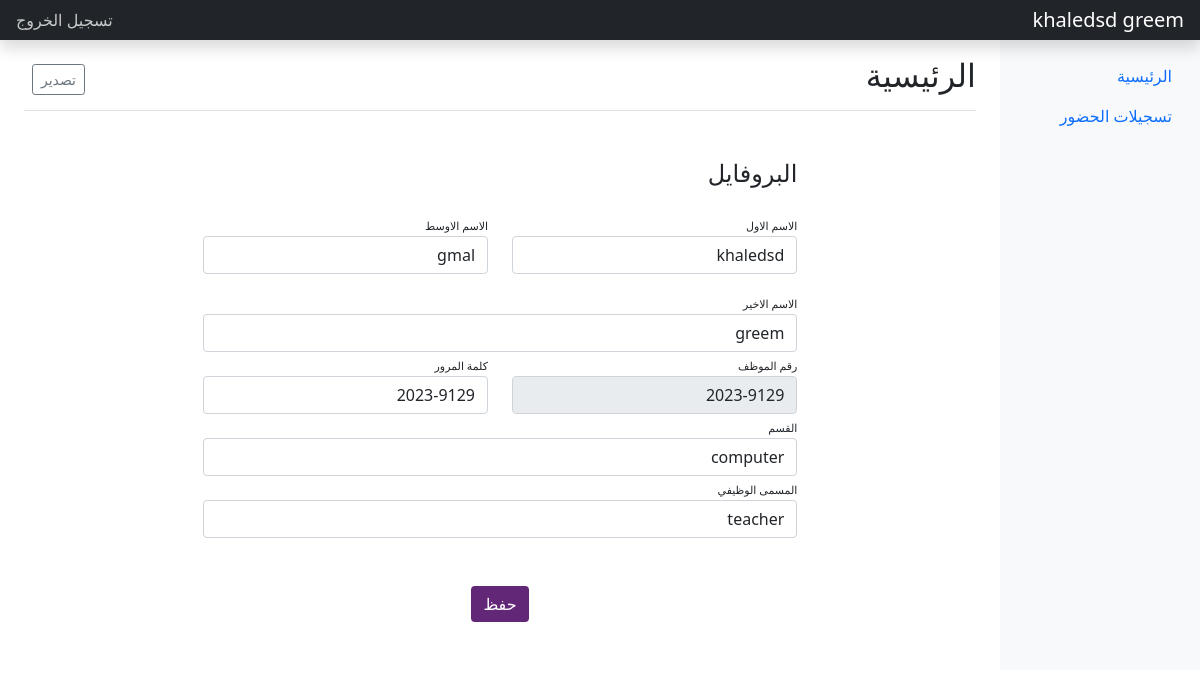
The app's page /emp.php (signed in) with its own data.
### tables this page shows
CREATE TABLE `employee` (
  `id` int(11) NOT NULL,
  `employee_no` varchar(100) NOT NULL,
  `password` varchar(100) NOT NULL,
  `firstname` varchar(100) NOT NULL,
  `middlename` varchar(100) NOT NULL,
  `lastname` varchar(100) NOT NULL,
  `avatar` varchar(100) NOT NULL,
  `department` varchar(100) NOT NULL,
  `position` varchar(100) NOT NULL
);

### emp.php (the view, shortened to what this page needs)
<?php
require_once 'admin/db_connect.php';
$user_qry = $conn->query("SELECT * FROM employee WHERE `id` = '" . $_SESSION['loginemp_id'] . "' ") or die(mysqli_error());
$user = $user_qry->fetch_array();
$user_name = $user['firstname'] . " " . $user['lastname'];
?>
<!doctype html>
<html lang="ar" dir="rtl">
<head>
    <link href="assets/css/bootstrap.rtl.min.css" rel="stylesheet">
    <link href="assets/js/dashboard.js" rel="stylesheet">
</head>
<body>
    <header class="navbar navbar-dark sticky-top bg-dark flex-md-nowrap p-0 shadow">
        <a class="navbar-brand col-md-3 col-lg-2 me-0 px-3" href="#"><?= $user_name ?></a>
        <div class="navbar-nav">
            <div class="nav-item text-nowrap">
                <a class="nav-link px-3" href="logout.php">تسجيل الخروج</a>
            </div>
        </div>
    </header>
    <div class="container-fluid">
        <div class="row">
            <nav id="sidebarMenu" class="col-md-3 col-lg-2 d-md-block bg-light sidebar collapse">
                <div class="position-sticky pt-3">
                    <ul class="nav flex-column">
                        <li class="nav-item">
                            <a class="nav-link active" aria-current="page" href="emp.php">
                                الرئيسية
                            </a>
                        </li>
                        <li class="nav-item">
                            <a class="nav-link" href="emp_att.php">
                                تسجيلات الحضور
                            </a>
                        </li>
                </div>
            </nav>
            <main class="col-md-9 ms-sm-auto col-lg-10 px-md-4">
                <div class="d-flex justify-content-between flex-wrap flex-md-nowrap align-items-center pt-3 pb-2 mb-3 border-bottom">
                    <h1 class="h2">الرئيسية</h1>
                    <div class="btn-toolbar mb-2 mb-md-0">
                        <div class="btn-group me-2">
                            <button type="button" class="btn btn-sm btn-outline-secondary">تصدير</button>
                        </div>
                    </div>
                </div>
                <div class="container rounded bg-white mt-5 mb-5">
                    <div class="row">
                        <div class="col-md-2">
                        </div>
                        <div class="col-md-8  border-right">
                            <form id="employee_frm">
                                <div class="d-flex justify-content-between align-items-center mb-3">
                                    <h4 class="text-right">البروفايل</h4>
                                </div>
                                <div class="row mt-2">
                                    <div class="col-md-6"><label class="labels">الاسم الاول</label><input type="text" name="firstname" class="form-control" placeholder="first name" value="<?= $user['firstname'] ?>"></div>
                                    <div class="col-md-6"><label class="labels">الاسم الاوسط</label><input type="text" name="middlename" class="form-control" value="<?= $user['middlename'] ?>" placeholder="second name"></div>
                                </div>
                                <div class="row mt-3">
                                    <div class="col-md-12"><label class="labels">الاسم الاخير</label><input type="text" name="lastname" class="form-control" placeholder="last" value="<?= $user['lastname'] ?>"></div>
                                    <div class="col-md-6"><label class="labels">رقم الموظف </label><input type="text" name="employee_no" class="form-control" disabled placeholder="employee number" value="<?= $user['employee_no'] ?>"></div>
                                    <div class="col-md-6"><label class="labels">كلمة المرور </label><input type="text" name="password" class="form-control" placeholder="employee password" value="<?= $user['password'] ?>"></div>
                                    <div class="col-md-12"><label class="labels"> القسم </label><input type="text" name="department" class="form-control" placeholder="department" value="<?= $user['department'] ?>"></div>
                                    <div class="col-md-12"><label class="labels">المسمى الوظيفي</label><input type="text" name="position" class="form-control" placeholder="position" value="<?= $user['position'] ?>"></div>
                                    <div class="mt-5 text-center"><button class="btn btn-primary profile-button" name="save" type="submit">حفظ</button></div>
                                </div>
                            </form>
                        </div>
                    </div>
                </div>
        </div>
    </div>
</body>
</html>

### emp.php (style rules this page uses)
.profile-button { background: rgb(99, 39, 120); box-shadow: none; border: none }
.labels { font-size: 11px }

### records on screen
employee: user_name "khaledsd greem", firstname "khaledsd", middlename "gmal", lastname "greem", employee_no "2023-9129", password "2023-9129", department "computer", position "teacher"
